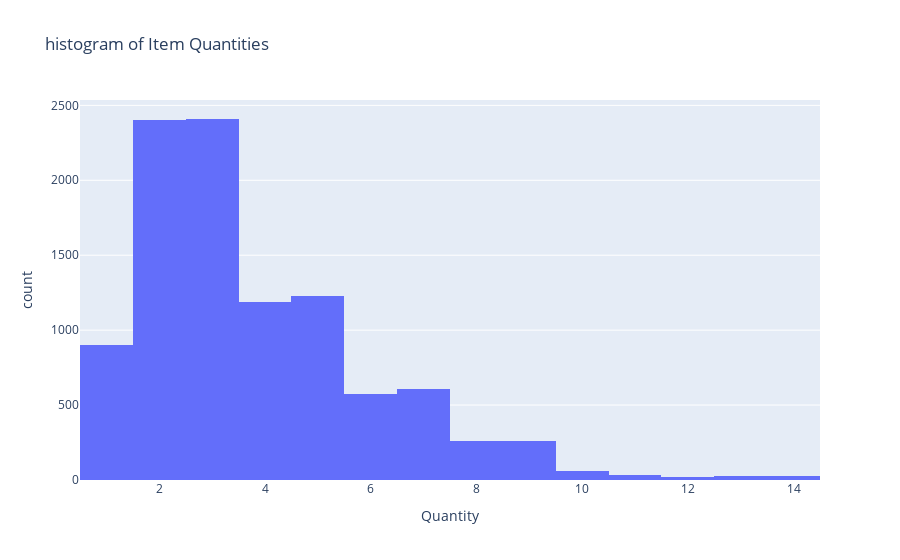

The code cell stored with this chart in its notebook:
### Markdown cell above
#### histogram of Quantity

### Code cell
fig3 = px.histogram(clean_data, x="Quantity", title='histogram of Item Quantities')

fig3.show()

### Figure 1 — Plotly figure (JSON) as saved in the notebook; plotly's stock layout.template omitted (floating-point values rounded to 4 significant figures; data arrays with more than 128 entries replaced by an {"elided": "..."} marker saying what was removed)
{"data": [{"alignmentgroup": "True", "bingroup": "x", "hovertemplate": "Quantity=%{x}<br>count=%{y}<extra></extra>", "legendgroup": "", "marker": {"color": "#636efa", "pattern": {"shape": ""}}, "name": "", "offsetgroup": "", "orientation": "v", "showlegend": false, "type": "histogram", "x": {"elided": "9994 int values"}, "xaxis": "x", "yaxis": "y"}], "layout": {"barmode": "relative", "legend": {"tracegroupgap": 0}, "title": {"text": "histogram of Item Quantities"}, "xaxis": {"anchor": "y", "domain": [0, 1], "title": {"text": "Quantity"}}, "yaxis": {"anchor": "x", "domain": [0, 1], "title": {"text": "count"}}}}
